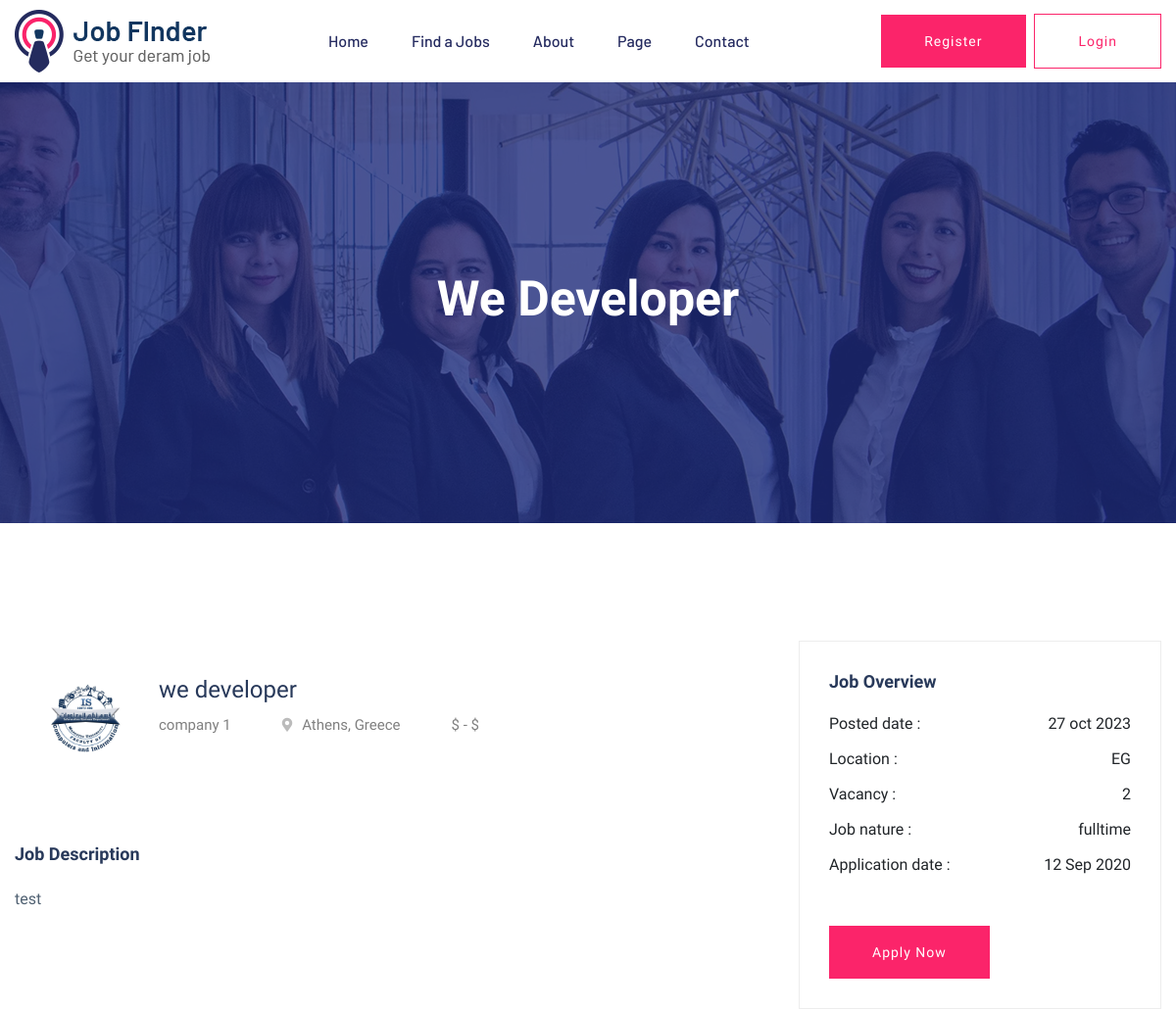
Before: /jobs/we-developer (upper part) with the older database file.
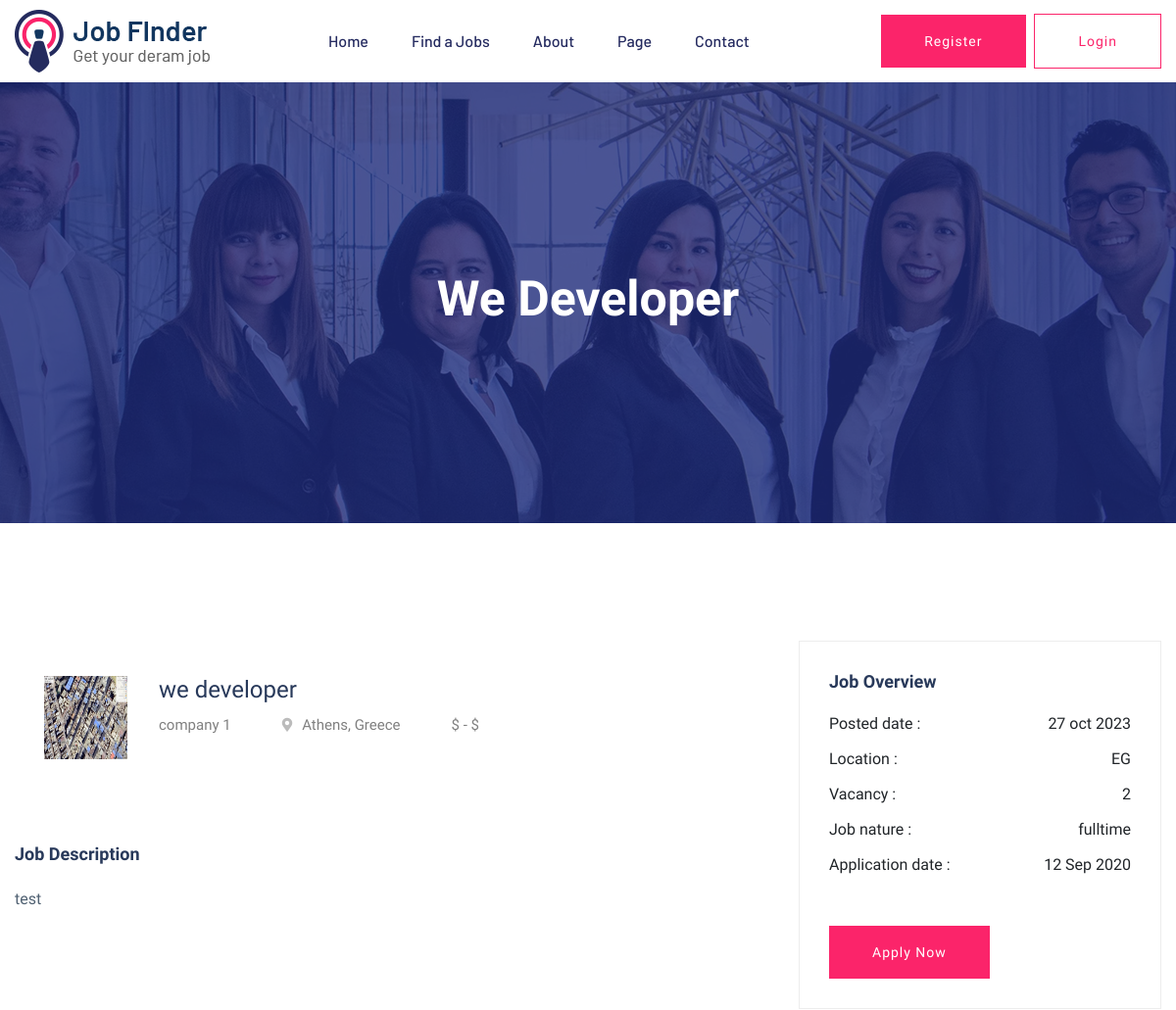
After: the same page with the newer database file.
### job/models.py (models this page shows, shortened)
class Job(models.Model):
    title = models.CharField(max_length=120)
    loction = CountryField()
    company=models.ForeignKey('Company',on_delete=models.CASCADE,related_name='jop_company')
    create_at =models.DateTimeField(default=timezone.now)
    salary_start=models.IntegerField(null=True,blank=True)
    salary_end=models.IntegerField(null=True,blank=True)
    description=models.TextField(max_length=15000)
    vecancy=models.IntegerField()
    job_nature=models.CharField(choices=job_type,max_length=10)
    experience=models.IntegerField()
    category=models.ForeignKey('Category',on_delete=models.SET_NULL,null=True,blank=True)
    slug=models.SlugField(null=True,blank=True)
    def __str__(self):
        return self.title

class Company(models.Model):
     name=models.CharField(max_length=50)
     logo=models.ImageField(upload_to='company')
     subtitle=models.TextField(max_length=1000)
     website=models.URLField()
     email=models.EmailField()
     def __str__(self):
        return self.name

### job/views.py (the view)
# urls.py: path('<slug:slug>', job_detail),
def job_detail(request,slug):
    job=Job.objects.get(slug=slug)
    return render(request,'job/job_detail.html',{'job':job})

### job/templates/job/job_detail.html (shortened to what this page needs)
{% extends 'base.html' %}
{% load static %}
{% block body %}
    <main>
        <div class="slider-area ">
        <div class="single-slider section-overly slider-height2 d-flex align-items-center" data-background="{% static 'assets/img/hero/about.jpg' %}">
            <div class="container">
                <div class="row">
                    <div class="col-xl-12">
                        <div class="hero-cap text-center">
                            <h2>{{job}}</h2>
                        </div>
                    </div>
                </div>
            </div>
        </div>
        </div>
        <div class="job-post-company pt-120 pb-120">
            <div class="container">
                <div class="row justify-content-between">
                    <div class="col-xl-7 col-lg-8">
                        <div class="single-job-items mb-50">
                            <div class="job-items">
                                <div class="company-img company-img-details">
                                    <a href="#"><img src="{{job.company.logo.url}}" style="width:85px;height:85px;" alt=""></a>
                                </div>
                                <div class="job-tittle">
                                    <a href="#">
                                        <h4>{{job}}</h4>
                                    </a>
                                    <ul>
                                        <li>{{job.company}}</li>
                                        <li><i class="fas fa-map-marker-alt"></i>Athens, Greece</li>
                                        <li>${{object.salary_start}} - ${{object.salary_end}}</li>
                                    </ul>
                                </div>
                            </div>
                        </div>
                        <div class="job-post-details">
                            <div class="post-details1 mb-50">
                                <div class="small-section-tittle">
                                    <h4>Job Description</h4>
                                </div>
                                <p>{{job.description|safe}}</p>
                            </div>
                        </div>
                    </div>
                    <div class="col-xl-4 col-lg-4">
                        <div class="post-details3  mb-50">
                           <div class="small-section-tittle">
                               <h4>Job Overview</h4>
                           </div>
                          <ul>
                              <li>Posted date : <span>{{job.create_at |date:"d b o"}}</span></li>
                              <li>Location : <span>{{job.loction}}</span></li>
                              <li>Vacancy : <span>{{job.vecancy}}</span></li>
                              <li>Job nature : <span>{{job.job_nature}}</span></li>
                              <li>Application date : <span>12 Sep 2020</span></li>
                          </ul>
                         <div class="apply-btn2">
                            <a href="#" class="btn">Apply Now</a>
                         </div>
                       </div>
                    </div>
                </div>
            </div>
        </div>
    </main>
{% endblock body %}

### templates/base.html (shortened to what this page needs)
{%load static%}
<!doctype html>
<html class="no-js" lang="zxx">
    <head>
            <link rel="stylesheet" href="{% static 'assets/css/bootstrap.min.css' %}">
            <link rel="stylesheet" href="{% static 'assets/css/owl.carousel.min.css' %}">
            <link rel="stylesheet" href="{% static 'assets/css/flaticon.css' %}">
            <link rel="stylesheet" href="{% static 'assets/css/price_rangs.css' %}">
            <link rel="stylesheet" href="{% static 'assets/css/slicknav.css' %}">
            <link rel="stylesheet" href="{% static 'assets/css/animate.min.css' %}">
            <link rel="stylesheet" href="{% static 'assets/css/magnific-popup.css' %}">
            <link rel="stylesheet" href="{% static 'assets/css/fontawesome-all.min.css' %}">
            <link rel="stylesheet" href="{% static 'assets/css/themify-icons.css' %}">
            <link rel="stylesheet" href="{% static 'assets/css/slick.css' %}">
            <link rel="stylesheet" href="{% static 'assets/css/nice-select.css' %}">
            <link rel="stylesheet" href="{% static 'assets/css/style.css' %}">
   </head>
   <body>
    <header>
       <div class="header-area header-transparrent">
           <div class="headder-top header-sticky">
                <div class="container">
                    <div class="row align-items-center">
                        <div class="col-lg-3 col-md-2">
                            <div class="logo">
                                <a href="index.html"><img src="assets/img/logo/logo.png" alt=""></a>
                            </div>
                        </div>
                        <div class="col-lg-9 col-md-9">
                            <div class="menu-wrapper">
                                <div class="main-menu">
                                    <nav class="d-none d-lg-block">
                                        <ul id="navigation">
                                            <li><a href="index.html">Home</a></li>
                                            <li><a href="job_listing.html">Find a Jobs </a></li>
                                            <li><a href="about.html">About</a></li>
                                            <li><a href="#">Page</a>
                                            </li>
                                            <li><a href="contact.html">Contact</a></li>
                                        </ul>
                                    </nav>
                                </div>
                                <div class="header-btn d-none f-right d-lg-block">
                                    <a href="#" class="btn head-btn1">Register</a>
                                    <a href="#" class="btn head-btn2">Login</a>
                                </div>
                            </div>
                        </div>
                        <div class="col-12">
                        </div>
                    </div>
                </div>
           </div>
       </div>
    </header>
   {% block body %}
   {% endblock body %}
    </body>
</html>

### job/templates/job/job_detail.html (style rules this page uses)
li { list-style: circle !important; }

Changed rows visible on the page:
changed through a linked row, Job "We Developer": company.logo: a different picture
